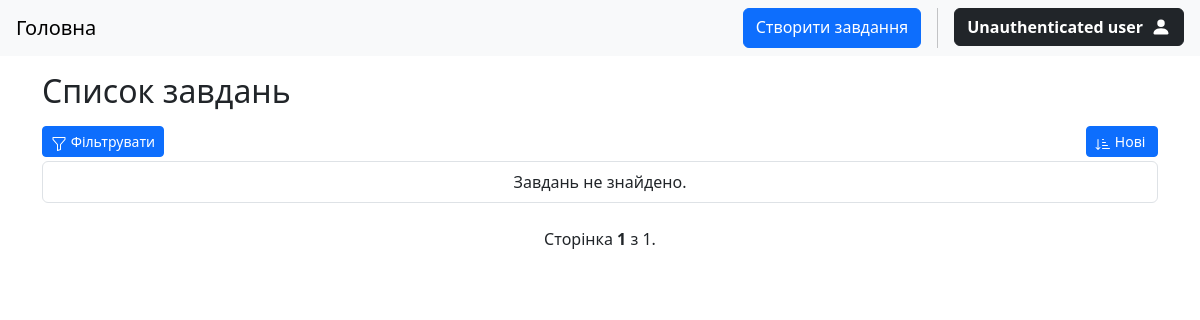
Before: / with the older database file.
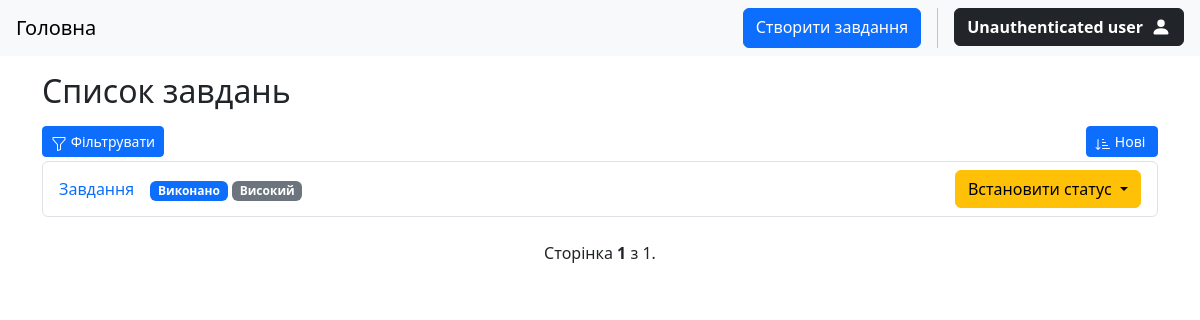
After: the same page with the newer database file.
### tasks/models.py (models this page shows, shortened)
class Task(models.Model):
    STATUS_CHOICES = (
        ("todo", "Назначено"),
        ("in_progress", "В процесі"),
        ("done", "Виконано")
    )
    PRIORITY_CHOICES = (
        ("low", "Низький"),
        ("medium", "Середній"),
        ("high", "Високий")
    )
    title = models.CharField(max_length=256)
    description = models.TextField()
    status = models.CharField(max_length=20, choices=STATUS_CHOICES, default="todo")
    priority = models.CharField(max_length=20, choices=PRIORITY_CHOICES, default="medium")
    due_date = models.DateField(null=True, blank=True)
    author = models.ForeignKey(User, on_delete=models.CASCADE, related_name="tasks")
    created = models.DateTimeField(auto_now_add=True)
    class Meta:
        ordering = ["-due_date", "-created"]

### tasks/views.py (the view)
# urls.py: path("", views.TaskListView.as_view(), name="task-list"),
class TaskListView(ListView):
    model = models.Task
    context_object_name = "tasks"
    template_name = "tasks/task_list.html"
    paginate_by = 7
    def get(self, request, *args, **kwargs) -> HttpResponse:
        return super().get(request, *args, **kwargs)
    def get_queryset(self):
        queryset = super().get_queryset()
        status = self.request.GET.get("status", "")
        priority = self.request.GET.get("priority", "")
        from_date = self.request.GET.get("from_date", "")
        to_date = self.request.GET.get("to_date", "")
        if from_date:
            from_date = datetime.date.fromisoformat(from_date)
            queryset = queryset.filter(due_date__gte=from_date)
        if to_date:
            to_date = datetime.date.fromisoformat(to_date)
            queryset = queryset.filter(due_date__lte=to_date)
        if status:
            queryset = queryset.filter(status=status)
        if priority:
            queryset = queryset.filter(priority=priority)
        sort = self.request.GET.get("sort", "")
        if sort == "oldest":
            queryset = queryset.reverse()
        return queryset
    def get_context_data(self, **kwargs):
        context = super().get_context_data(**kwargs)
        context["form"] = TaskFilterForm(self.request.GET)
        get_data = dict(self.request.GET.items())
        if "page" in get_data.keys():
            del get_data["page"]
        filters = ""
        for filter, value in get_data.items():
            filters += f"{filter}={value}&"
        context["filters"] = filters
        return context

### templates/tasks/task_list.html (shortened to what this page needs)
{% extends 'base.html' %}
{% block content%}
    <div class="container mt-3">
        <h2 class="mb-3">Список завдань</h2>
        <div class="d-flex justify-content-between">
            <a class="btn btn-sm btn-primary w-auto mb-1" data-bs-toggle="collapse" href="#filter-form" role="button" aria-expanded="false" aria-controls="filter-form">
                Фільтрувати
            </a>
            <form action="" method="get">
                {% if request.GET.sort == 'newest' or 'sort' not in request.GET %}
                    <button type="submit" class="btn btn-sm btn-primary">
                        Нові
                    </button>
                {% endif %}
            </form>
        </div>
        <ul class="list-group">
            {% for task in tasks %}
                <li class="list-group-item d-flex justify-content-between align-items-center">
                    <div class="d-flex h-25 gap-3">
                        <a href="{% url 'tasks:task-detail' task.pk %}" class="link link-underline link-underline-opacity-0">{{task.title}}</a>
                        <div>
                            <span class="badge bg-primary">{{task.get_status_display}}</span>
                            <span class="badge bg-secondary">{{task.get_priority_display}}</span>
                        </div>
                    </div>
                    <div class="dropdown">
                        <button class="btn btn-warning dropdown-toggle" type="button" data-bs-toggle="dropdown" aria-expanded="false">
                          Встановити статус
                        </button>
                    </div>
                </li>
            {% empty %}
                <li class="list-group-item d-flex justify-content-center">
                    <span>Завдань не знайдено.</span>
                </li>
            {% endfor %}
        </ul>
        <div class="container my-4 d-flex justify-content-center">
            <div class="d-flex align-items-center flex-column">
                <p>Сторінка <b>{{page_obj.number}}</b> з {{page_obj.paginator.num_pages}}.</p>
            </div>
        </div>
    </div>
{% endblock %}

### templates/base.html (shortened to what this page needs)
<!DOCTYPE html>
<html lang="en">
<head>
    <link rel="stylesheet" href="https://cdn.jsdelivr.net/npm/bootstrap@5.3.3/dist/css/bootstrap.min.css">
<body>
    <nav class="navbar navbar-expand-lg navbar-light bg-light">
        <div class="d-flex justify-content-between w-100">
            <a href="{% url 'tasks:task-list' %}" class="navbar-brand mx-3">Головна</a>
            <div class="d-flex me-3 gap-3">
                <a href="{% url 'tasks:task-create' %}" class="btn btn-primary">Cтворити завдання</a>
                <div class="dropdown">
                    <button class="btn btn-dark" type="button" data-bs-toggle="dropdown" aria-expanded="false">
                        <div class="d-flex flex-row align-items-center gap-2">
                            {% if request.user.is_authenticated %}
                                {% if request.user.username|length <= 21 %}
                                    {{request.user.username}}
                                {% else %}
                                    {{request.user.username|slice:18}}...
                                {% endif %}
                                <svg xmlns="http://www.w3.org/2000/svg" width="20" height="20" fill="currentColor" class="bi bi-person-fill-lock" viewBox="0 0 16 16">
                                    <path d="M11 5a3 3 0 1 1-6 0 3 3 0 0 1 6 0m-9 8c0 1 1 1 1 1h5v-1a2 2 0 0 1 .01-.2 4.49 4.49 0 0 1 1.534-3.693Q8.844 9.002 8 9c-5 0-6 3-6 4m7 0a1 1 0 0 1 1-1v-1a2 2 0 1 1 4 0v1a1 1 0 0 1 1 1v2a1 1 0 0 1-1 1h-4a1 1 0 0 1-1-1zm3-3a1 1 0 0 0-1 1v1h2v-1a1 1 0 0 0-1-1"/>
                                </svg>
                            {% else %}
                                <strong>Unauthenticated user</strong>
                                <svg xmlns="http://www.w3.org/2000/svg" width="20" height="20" fill="currentColor" class="bi bi-person-fill h-100" viewBox="0 0 16 16">
                                    <path d="M3 14s-1 0-1-1 1-4 6-4 6 3 6 4-1 1-1 1zm5-6a3 3 0 1 0 0-6 3 3 0 0 0 0 6"/>
                                </svg>
                            {% endif %}
                        </div>
                    </button>
                </div>
            </div>
        </div>
    </nav>
    {% block content %}
    {% endblock %}
</body>
</html>

Changed rows visible on the page:
added Task: title "Завдання", status "Виконано", priority "Високий"
Other visible differences:
text no longer shown: "Завдань не знайдено."
